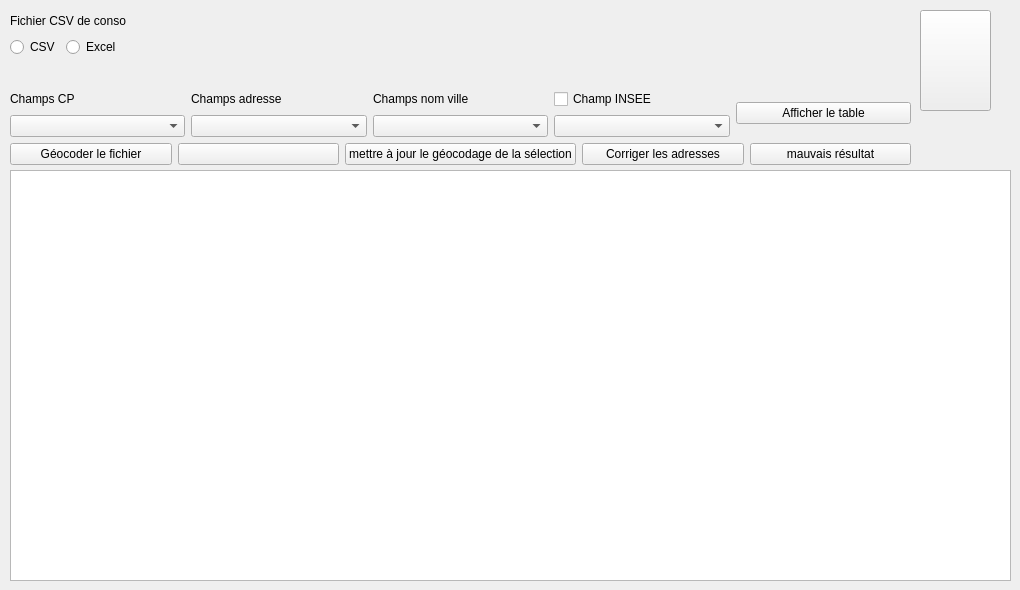
   <widget class="QWidget" name="tab_geocode">
    <attribute name="title">
     <string>Geocoder les consos</string>
    </attribute>
    <widget class="QWidget" name="verticalLayoutWidget_8">
     <property name="geometry">
      <rect>
       <x>10</x>
       <y>10</y>
       <width>901</width>
       <height>155</height>
      </rect>
     </property>
     <layout class="QVBoxLayout" name="verticalLayout_8">
      <item>
       <widget class="QLabel" name="label_16">
        <property name="text">
         <string>Fichier CSV de conso</string>
        </property>
       </widget>
      </item>
      <item>
       <layout class="QHBoxLayout" name="horizontalLayout_15" stretch="0,0,0">
        <item>
         <widget class="QRadioButton" name="CSV_conso">
          <property name="text">
           <string>CSV</string>
          </property>
         </widget>
        </item>
        <item>
         <widget class="QRadioButton" name="Excel_conso">
          <property name="text">
           <string>Excel</string>
          </property>
         </widget>
        </item>
        <item>
         <spacer name="horizontalSpacer">
          <property name="orientation">
           <enum>Qt::Horizontal</enum>
          </property>
          <property name="sizeHint" stdset="0">
           <size>
            <width>40</width>
            <height>20</height>
           </size>
          </property>
         </spacer>
        </item>
       </layout>
      </item>
      <item>
       <widget class="QgsFileWidget" name="csv_geocode"/>
      </item>
      <item>
       <layout class="QHBoxLayout" name="horizontalLayout_5">
        <item>
         <layout class="QVBoxLayout" name="verticalLayout_6">
          <item>
           <widget class="QLabel" name="label_18">
            <property name="text">
             <string>Champs CP</string>
            </property>
           </widget>
          </item>
          <item>
           <widget class="QComboBox" name="cp_geocode"/>
          </item>
         </layout>
        </item>
        <item>
         <layout class="QVBoxLayout" name="verticalLayout_5">
          <item>
           <widget class="QLabel" name="label_17">
            <property name="text">
             <string>Champs adresse</string>
            </property>
           </widget>
          </item>
          <item>
           <widget class="QComboBox" name="adresse_geocode"/>
          </item>
         </layout>
        </item>
        <item>
         <layout class="QVBoxLayout" name="verticalLayout_7">
          <item>
           <widget class="QLabel" name="label_19">
            <property name="text">
             <string>Champs nom ville</string>
            </property>
           </widget>
          </item>
          <item>
           <widget class="QComboBox" name="ville_geocode"/>
          </item>
         </layout>
        </item>
        <item>
         <layout class="QVBoxLayout" name="verticalLayout_10">
          <item>
           <widget class="QCheckBox" name="check_insee_geocode">
            <property name="text">
             <string>Champ INSEE</string>
            </property>
           </widget>
          </item>
          <item>
           <widget class="QComboBox" name="insee_geocode"/>
          </item>
         </layout>
        </item>
        <item>
         <widget class="QPushButton" name="table_csv">
          <property name="text">
           <string>Afficher le table</string>
          </property>
         </widget>
        </item>
       </layout>
      </item>
      <item>
       <layout class="QHBoxLayout" name="horizontalLayout_6">
        <item>
         <widget class="QPushButton" name="geocoder">
          <property name="maximumSize">
           <size>
            <width>16777205</width>
            <height>16777215</height>
           </size>
          </property>
          <property name="text">
           <string>Géocoder le fichier</string>
          </property>
         </widget>
        </item>
        <item>
         <widget class="QPushButton" name="zoom_conso_geocode">
          <property name="maximumSize">
           <size>
            <width>16777215</width>
            <height>16777215</height>
           </size>
          </property>
          <property name="text">
           <string/>
          </property>
          <property name="icon">
           <iconset>
            <normaloff>icon/loupe.jpeg</normaloff>icon/loupe.jpeg</iconset>
          </property>
         </widget>
        </item>
        <item>
         <widget class="QPushButton" name="btn_regeocode_selected">
          <property name="toolTip">
           <string>Actualiser la liste des couches</string>
          </property>
          <property name="text">
           <string>mettre à jour le géocodage de la sélection</string>
          </property>
         </widget>
        </item>
        <item>
         <widget class="QPushButton" name="btn_remplacer_result_name">
          <property name="text">
           <string>Corriger les adresses</string>
          </property>
         </widget>
        </item>
        <item>
         <widget class="QPushButton" name="bad_result_geocode">
          <property name="text">
           <string>mauvais résultat</string>
          </property>
         </widget>
        </item>
       </layout>
      </item>
     </layout>
    </widget>
    <widget class="QTableView" name="result_geocode">
     <property name="geometry">
      <rect>
       <x>10</x>
       <y>170</y>
       <width>1001</width>
       <height>411</height>
      </rect>
     </property>
    </widget>
    <widget class="QPushButton" name="btn_edit_geocode">
     <property name="geometry">
      <rect>
       <x>920</x>
       <y>10</y>
       <width>71</width>
       <height>101</height>
      </rect>
     </property>
     <property name="text">
      <string/>
     </property>
     <property name="icon">
      <iconset>
       <normaloff>icon/1509.jpg</normaloff>icon/1509.jpg</iconset>
     </property>
     <property name="iconSize">
      <size>
       <width>100</width>
       <height>100</height>
      </size>
     </property>
    </widget>
   </widget>
